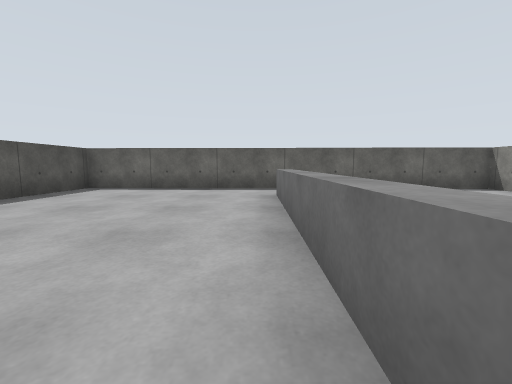
[1] (above)

12 first-person views from a walk through a world built for the Gazebo simulator. The camera is 0.29 m above the floor, tilts 6° down and sees 90° across. The floor is counted in squares, 0.5 m on a side. Each view is taken from the middle of a square. On the plan, view 1 faces up. The plan holds only what a view shows up to about 9 squares ahead; the rest is blank. Surface patterns are stand-ins for the level's own textures.

[2]
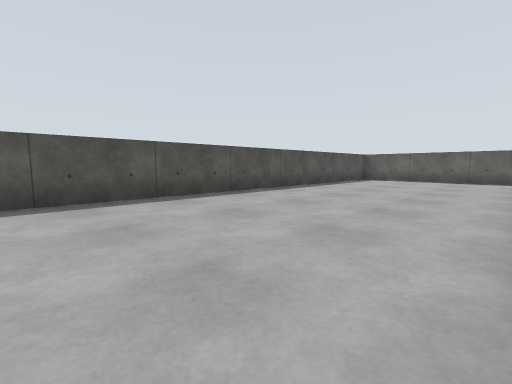

[3]
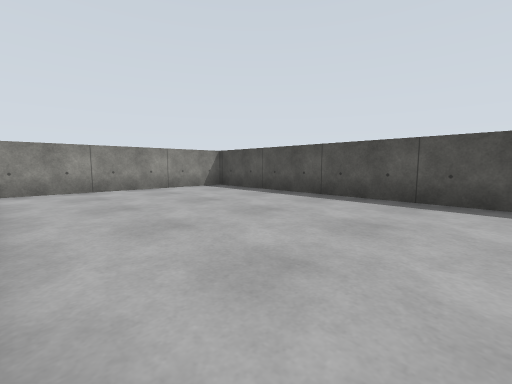

[4]
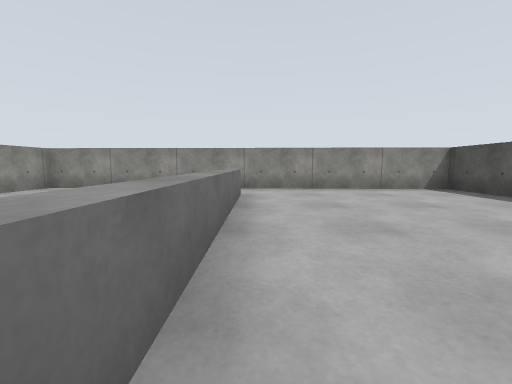

[5]
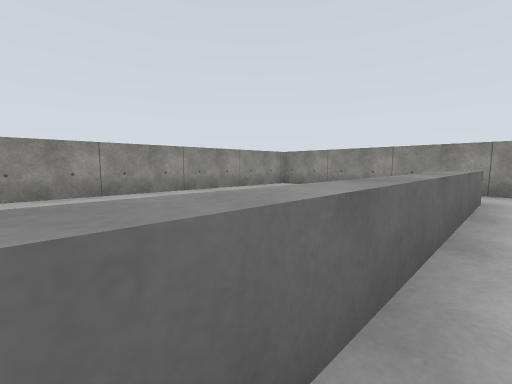

[6]
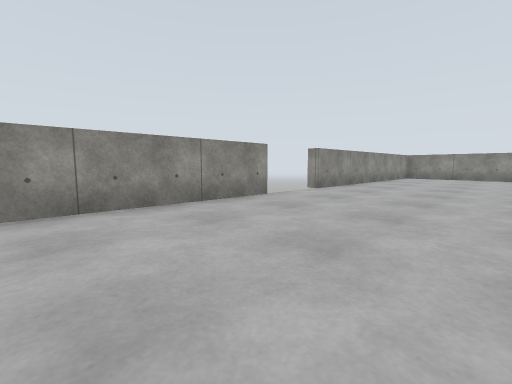

[7]
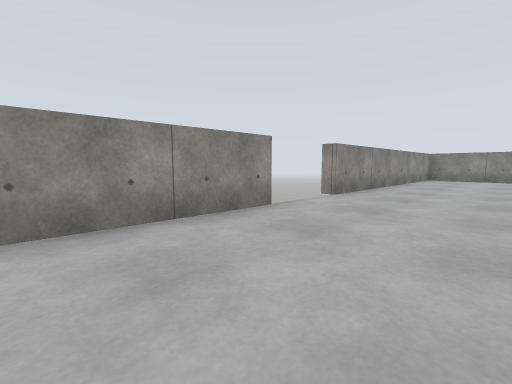

[8]
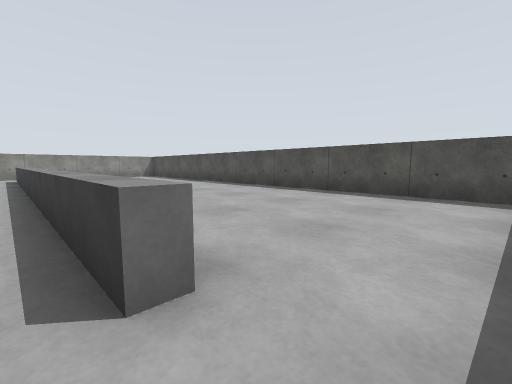

[9]
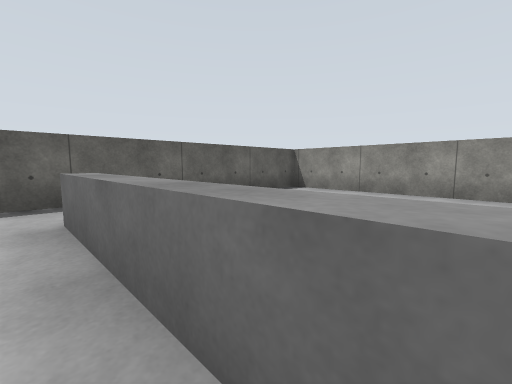

[10]
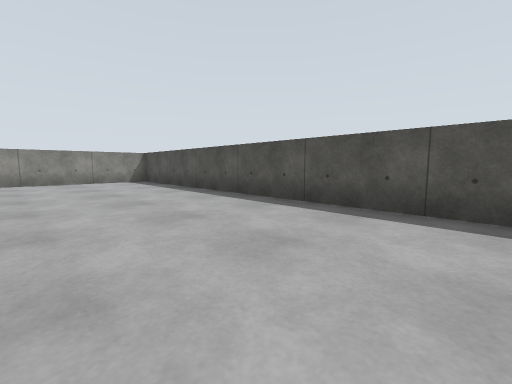

[11]
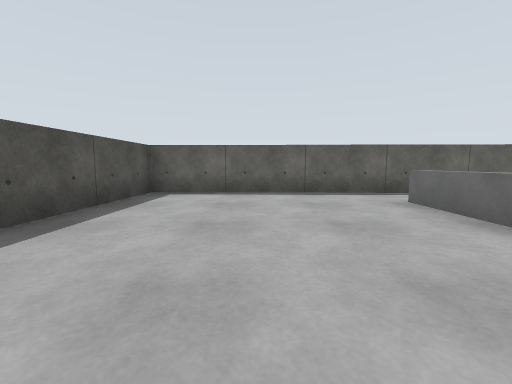

[12]
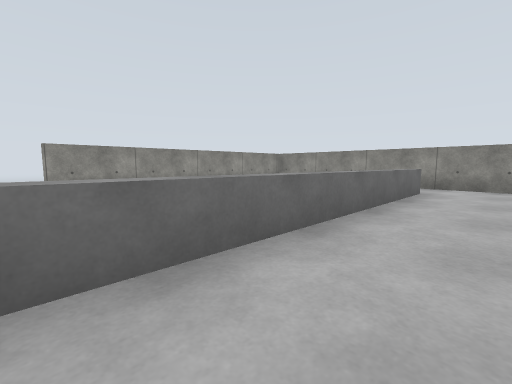

### Floor plan
Ten units are one square. View 1 is at (0, 0); x grows to the right and y downward. Boxes are objects, and circles mark ways between rooms. Rooms are numbered by the first view taken in them; rooms with no view inside come last. Other rooms are left out.
<svg viewBox="-51 -70 115 150">
<path fill="none" stroke="#000" d="M3 61 4 -51M5 -64 -42 -65 -46 72 5 74M55 -12 56 -62 5 -64M7 -51 6 56M5 74 52 75 54 6 59 6"/>
<circle cx="10" cy="-60" r="3" fill="#2a7"/>
<circle cx="10" cy="70" r="3" fill="#2a7"/>
<text x="-20" y="0">1</text>
<text x="30" y="10">2</text>
</svg>
Room 1 opens to room 2.

Where each view was taken, in squares from view 1:
view 1: 0 up, 0 right, facing up
view 2: 4 down, 0 right, facing up-left
view 3: 1 down, 0 right, facing down-left
view 4: 1 down, 0 right, facing down
view 5: 1 down, 0 right, facing down-right
view 6: 5 up, 2 right, facing down-right
view 7: 4 up, 3 right, facing down-right
view 8: 6 up, 1 right, facing down-left
view 9: 2 up, 0 right, facing up-right
view 10: 2 up, 1 left, facing down-left
view 11: 1 up, 2 left, facing up
view 12: 0 up, 1 left, facing down-right
